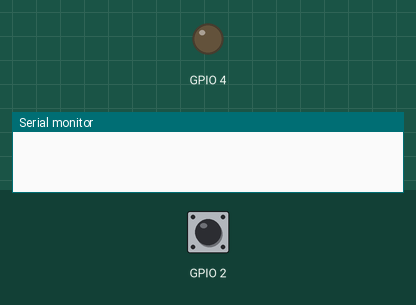
This sketch was run on a simulated ESP32. Parts: output pins drawn as LEDs (lit = HIGH), the last lines printed to the serial monitor. Inputs (shaded band) come from the test bench; at power-on: GPIO 2 HIGH.

Above: at 0.0 s.
At 1.1 s:
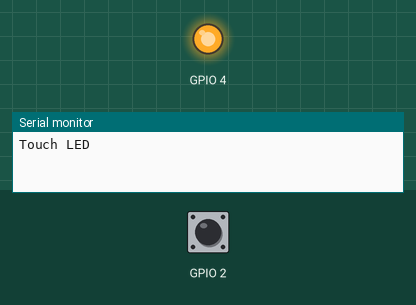
Timing chart, 0 to 2.6 s (numbered marks = the images above):
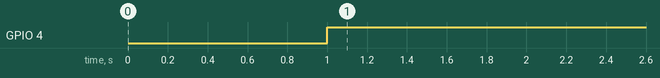

The sketch:

4_31_touchPin_LED.ino
```cpp
/*
Autore: Paolo Aliverti
Listato 2.31 – Controllare un LED con un pin touch.

Collegare:
- un jumper con placchetta di metallo al pin 2
- un LED con resistore da 100 ohm al pin 4

*/
int soglia = 500;

void setup() {
  Serial.begin(115200);
  delay(1000);
  Serial.println("Touch LED");

  //imposto il pin 4 come uscita
  pinMode(4, OUTPUT);
}

void loop() {
  int v = touchRead(2);
  if (v < soglia) {
    digitalWrite(4, HIGH);
  } else {
    digitalWrite(4, LOW);
  }
}
```

Measured:
- by itself, GPIO 4: LOW → HIGH at 1.0 s
